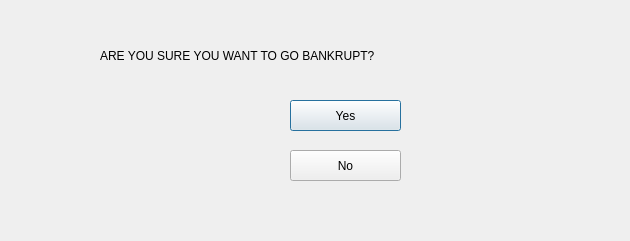
<?xml version="1.0" encoding="UTF-8"?>
<ui version="4.0">
 <class>confirmbankruptcy</class>
 <widget class="QDialog" name="confirmbankruptcy">
  <property name="geometry">
   <rect>
    <x>0</x>
    <y>0</y>
    <width>630</width>
    <height>241</height>
   </rect>
  </property>
  <property name="windowTitle">
   <string>Dialog</string>
  </property>
  <widget class="QLabel" name="label">
   <property name="geometry">
    <rect>
     <x>100</x>
     <y>40</y>
     <width>451</width>
     <height>31</height>
    </rect>
   </property>
   <property name="styleSheet">
    <string notr="true">font: 75 16pt &quot;MS Shell Dlg 2&quot;;</string>
   </property>
   <property name="text">
    <string>ARE YOU SURE YOU WANT TO GO BANKRUPT?</string>
   </property>
  </widget>
  <widget class="QPushButton" name="yestobankruptcy">
   <property name="geometry">
    <rect>
     <x>290</x>
     <y>100</y>
     <width>111</width>
     <height>31</height>
    </rect>
   </property>
   <property name="styleSheet">
    <string notr="true">font: 75 14pt &quot;MS Shell Dlg 2&quot;;</string>
   </property>
   <property name="text">
    <string>Yes</string>
   </property>
  </widget>
  <widget class="QPushButton" name="notobankruptcy">
   <property name="geometry">
    <rect>
     <x>290</x>
     <y>150</y>
     <width>111</width>
     <height>31</height>
    </rect>
   </property>
   <property name="styleSheet">
    <string notr="true">font: 75 14pt &quot;MS Shell Dlg 2&quot;;</string>
   </property>
   <property name="text">
    <string>No</string>
   </property>
  </widget>
 </widget>
 <resources/>
 <connections/>
</ui>
